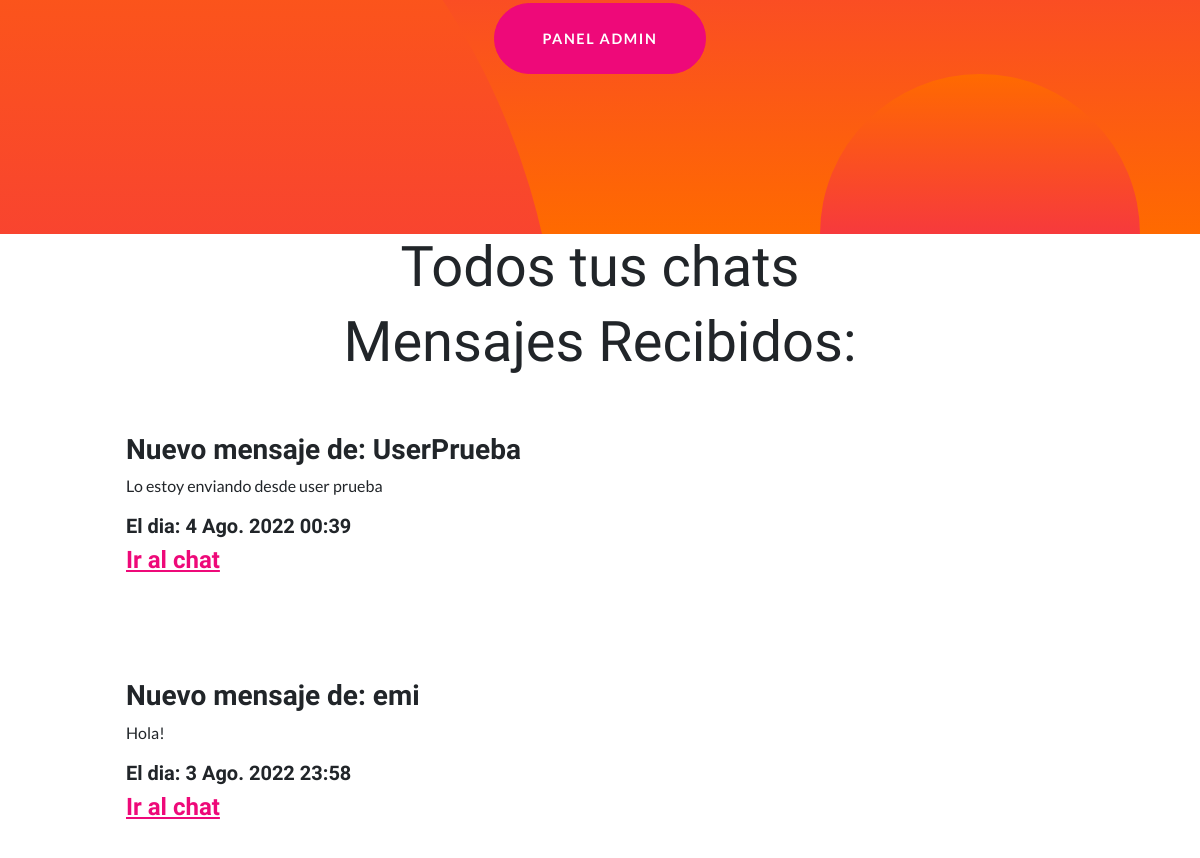
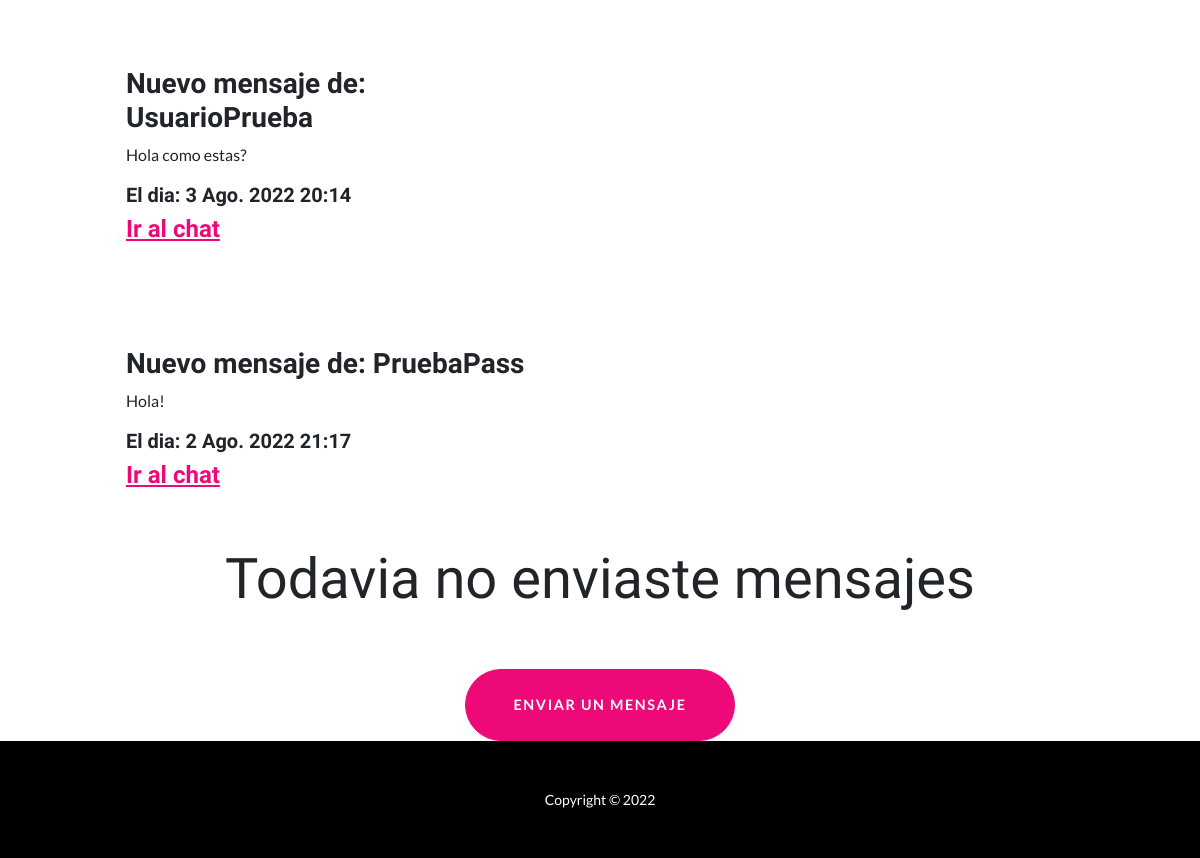
/chat (signed in, lower part), run on an earlier commit of the app's database (2 pictures, top to bottom).
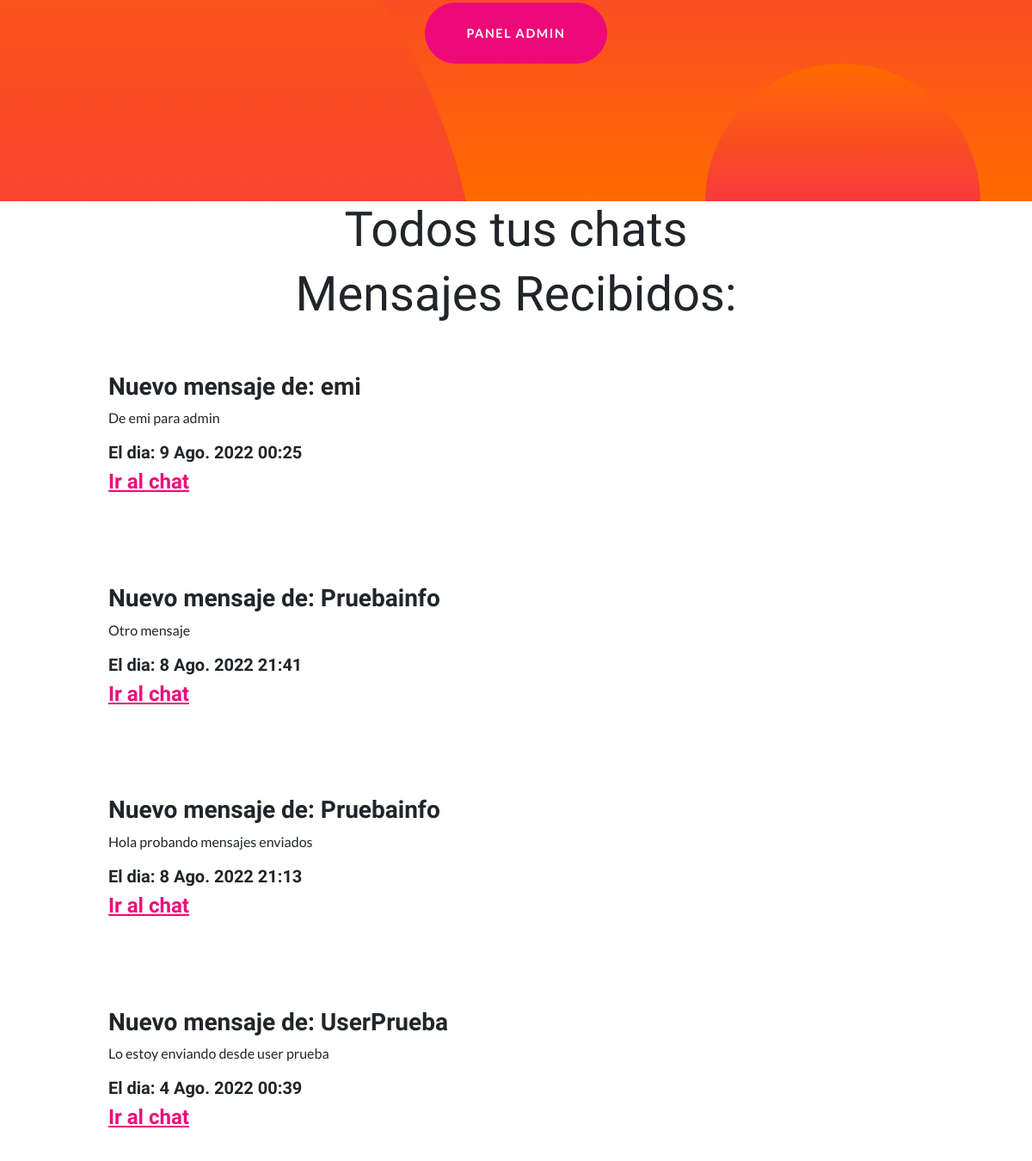
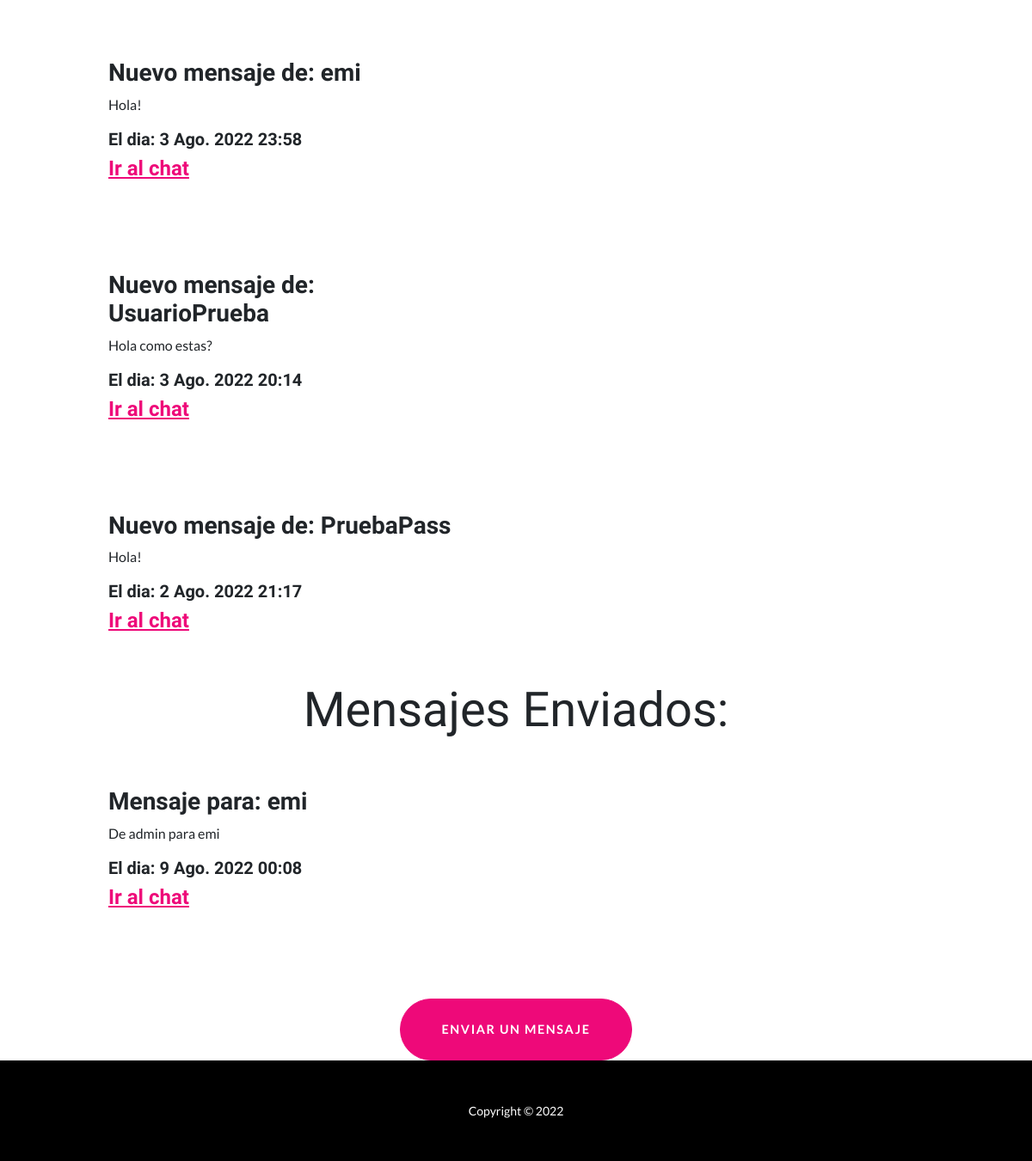
And on a later commit of the database (2 pictures, top to bottom).
### Chat/models.py (models this page shows, shortened)
class Mensaje(models.Model):
    cuerpo=models.CharField(max_length=300)
    emisor = models.ForeignKey(User, on_delete=models.CASCADE, related_name='Emisor')
    receptor = models.ForeignKey(User, on_delete=models.CASCADE, related_name='Receptor')
    enviado = models.DateTimeField(auto_now_add=True)
    leido=models.BooleanField(default=False)
    class Meta:
        ordering = ['-enviado']

### Chat/views.py (the view)
# urls.py: path('chat', chat, name='chat'),
@login_required
def chat(request):
    mensajes=Mensaje.objects.filter(receptor_id=request.user.id)
    mensajes_enviados=Mensaje.objects.filter(emisor_id=request.user.id)
    return render (request, 'chat.html', {'mensajes':mensajes,'mensajes_enviados':mensajes_enviados})

### templates/chat.html (shortened to what this page needs)
{% extends 'index.html' %}
{% block contenido_que_cambia %}
<h2 class="display-4" style="text-align: center;">Todos tus chats </h2>
{% if mensajes %}
<h2 class="display-4" style="text-align: center;">Mensajes Recibidos: </h2>
{% for mensaje in mensajes %}
<section id="scroll">
    <div class="container px-5">
        <div class="row gx-5 align-items-center">
            <div class="col-lg-6 order-lg-1">
                <div class="p-5">
                    <h3>Nuevo mensaje de: {{mensaje.emisor}}</h3>
                    <p>{{mensaje.cuerpo}}</p>
                    <h5>El dia: {{mensaje.enviado}}</h5>
                    <h4><a href="mensajes/{{mensaje.id}}">Ir al chat</a></h4>
                </div>
            </div>
        </div>
    </div>
</section>
{% endfor %}
{% else %}
<h2 class="display-4" style="text-align: center;">Todavia no recibiste mensajes </h2>
{% endif %}
{% if mensajes_enviados %}
<h2 class="display-4" style="text-align: center;">Mensajes Enviados: </h2>
{% for mensaje in mensajes_enviados %}
<section id="scroll">
    <div class="container px-5">
        <div class="row gx-5 align-items-center">
            <div class="col-lg-6 order-lg-1">
                <div class="p-5">
                    <h3>Mensaje para: {{mensaje.receptor}}</h3>
                    <p>{{mensaje.cuerpo}}</p>
                    <h5>El dia: {{mensaje.enviado}}</h5>
                    <h4><a href="mensajes/{{mensaje.id}}">Ir al chat</a></h4>
                </div>
            </div>
        </div>
    </div>
</section>
{% endfor %}
{% else %}
<h2 class="display-4" style="text-align: center;">Todavia no enviaste mensajes </h2>
{% endif %}
<div style="text-align:center ;"><a  class="btn btn-primary btn-xl rounded-pill mt-5" href="{% url 'mandar_mensaje' %}" &amp;>Enviar un mensaje</a></div>
{% endblock %}

What changed in the data, as far as the page shows it:
added Mensaje: emisor "emi", cuerpo "De emi para admin", enviado "9 Ago. 2022 00:25", shown under "Mensajes Recibidos:"
added Mensaje: emisor "Pruebainfo", cuerpo "Otro mensaje", enviado "8 Ago. 2022 21:41", shown under "Mensajes Recibidos:"
added Mensaje: emisor "Pruebainfo", cuerpo "Hola probando mensajes enviados", enviado "8 Ago. 2022 21:13", shown under "Mensajes Recibidos:"
added Mensaje: receptor "emi", cuerpo "De admin para emi", enviado "9 Ago. 2022 00:08", shown under "Mensajes Enviados:"
Also different on the page:
text no longer shown: "Todavia no enviaste mensajes"
text now shown: "Mensajes Enviados:"
